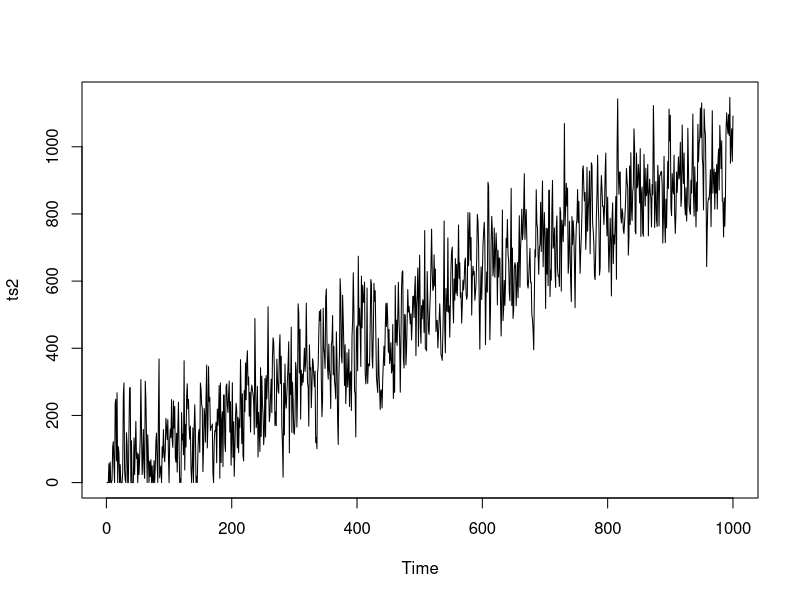
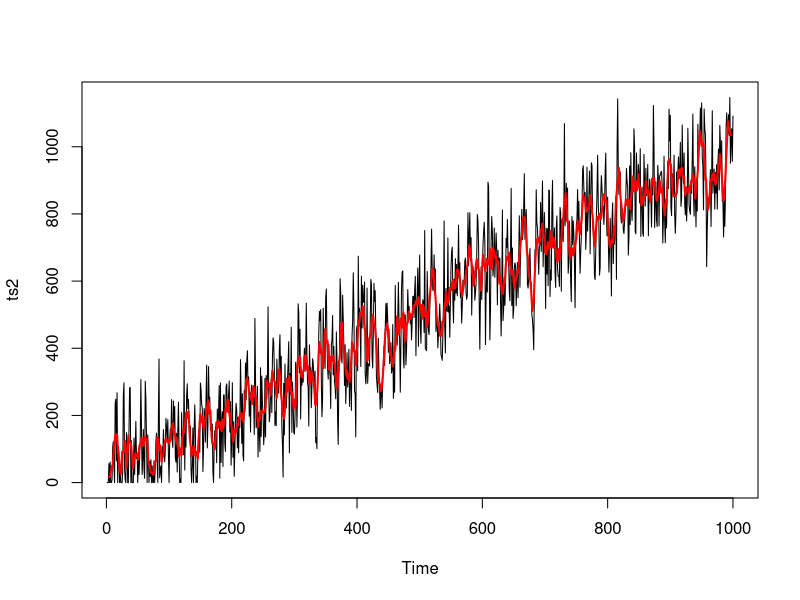

Write the R code that produced these figures, in order.
# Demo 1
library(dplyr)
library(microbenchmark)

# Generating random time series
set.seed(1314)
ts1 <- arima.sim(list(ar=0.3), n = 1000, sd = 1)
ts2 <- ts1 * 100 + 1:1000
ts2 <- ifelse(ts2 < 0, 0, ts2)
plot(ts2)

# For loop calculating MA
calc_ma7_forloop <- function (tss) {
  ma7 <- rep(NA, length(tss))
  for (i in 4:(length(tss)-3)) {
    ini <- i-3
    fin <- i+3
    ma7[i] <- mean(tss[ini:fin])
  }
  
  return(ma7)
}

# Use microbenchmark to test running time
microbenchmark(calc_ma7_forloop(ts2),
               stats::filter(ts2, filter = rep(1/7, 7), sides = 2))

# Some visualizations
ma7 <- stats::filter(ts2, filter = rep(1/7, 7), sides = 2)
plot(ts2)
lines(ma7, col = "red", lwd = 2)
